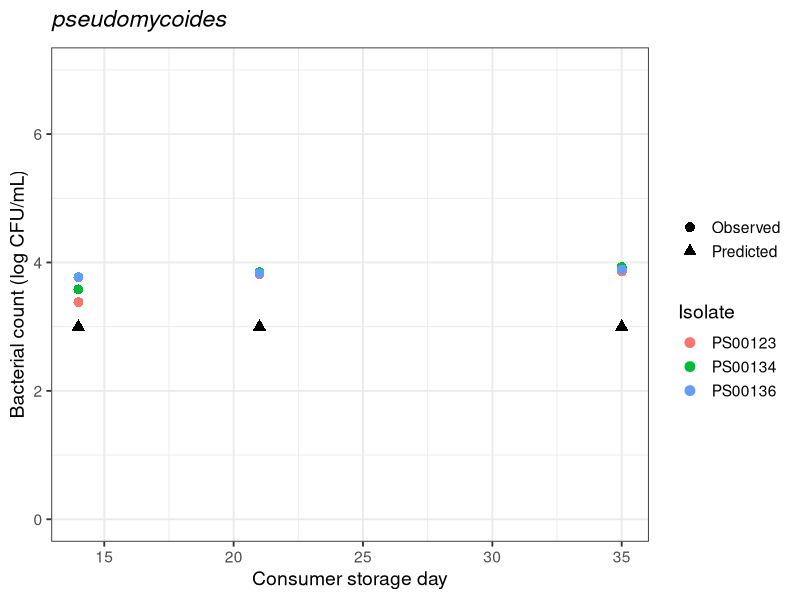
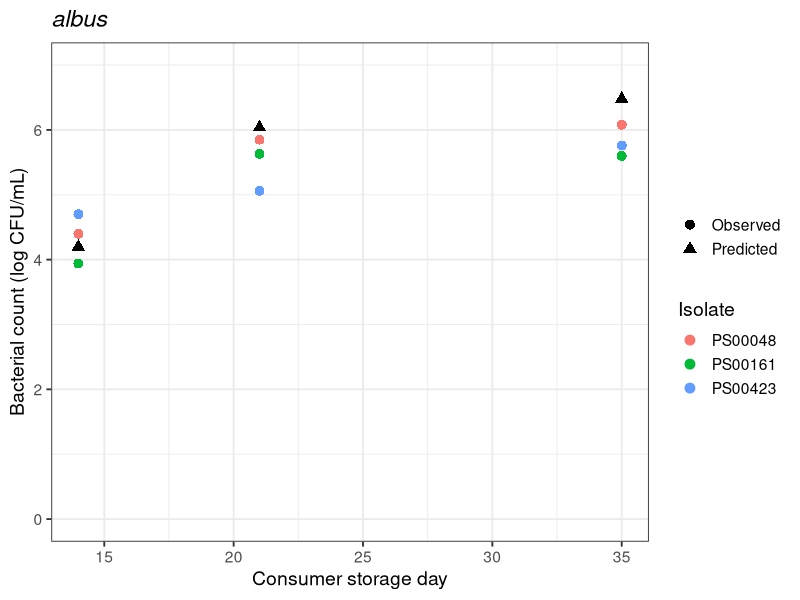
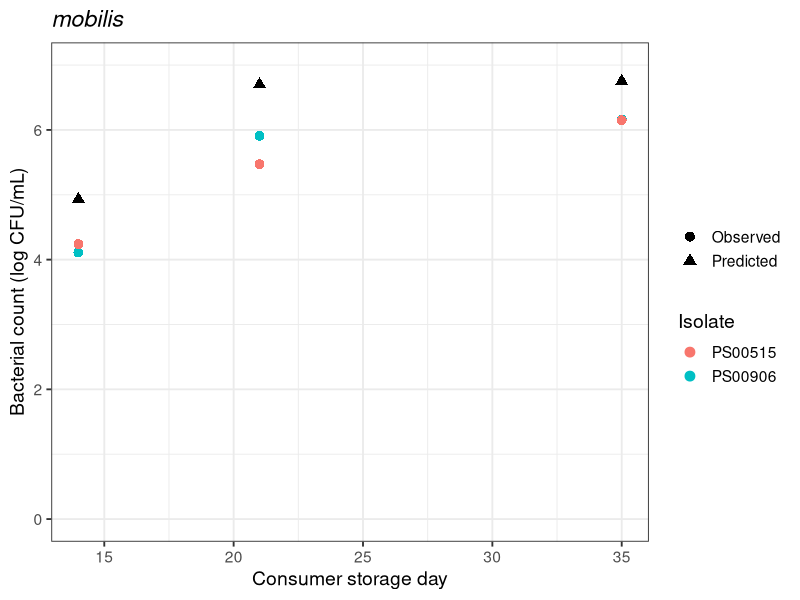
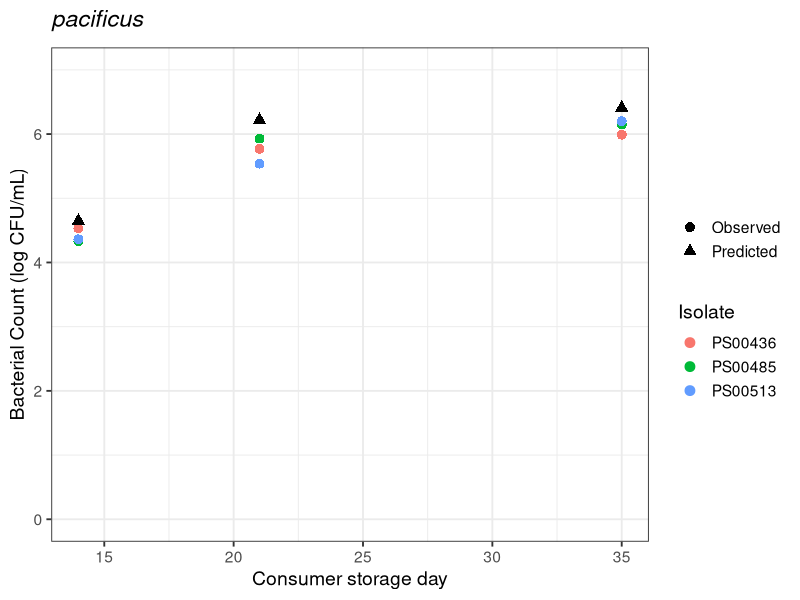
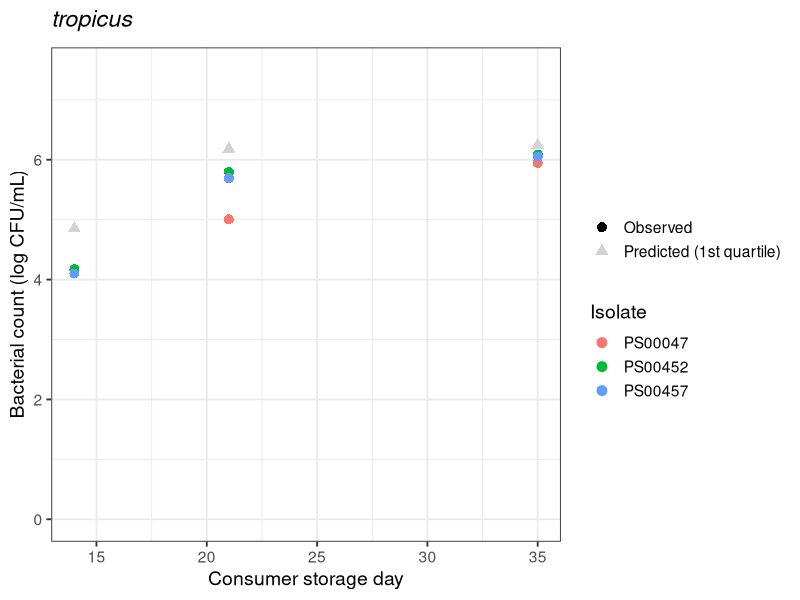
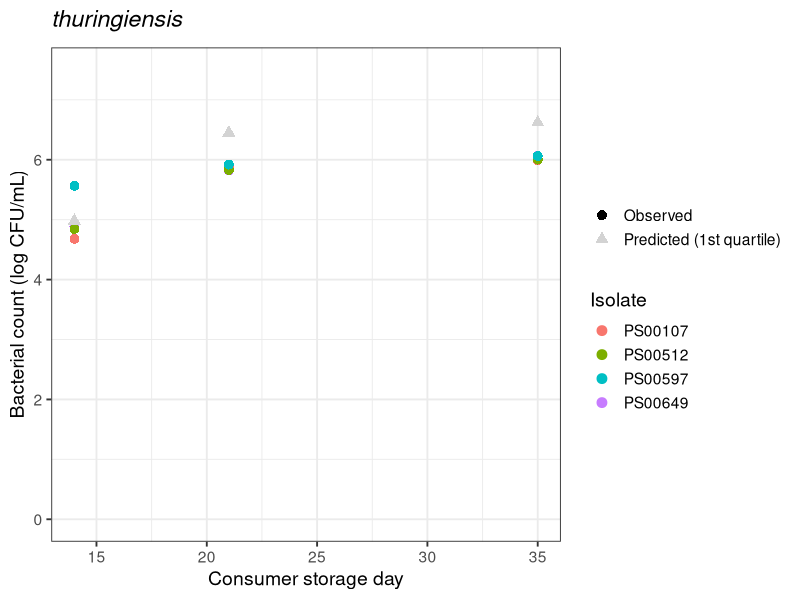
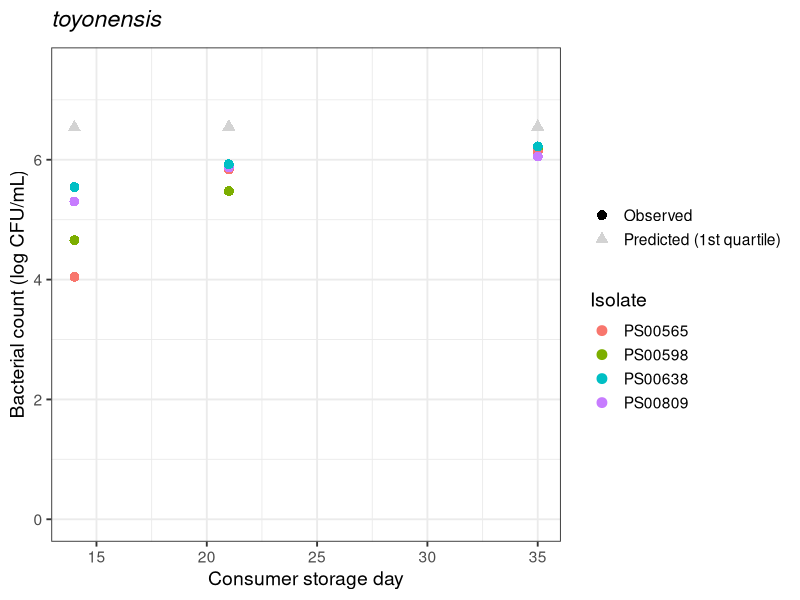
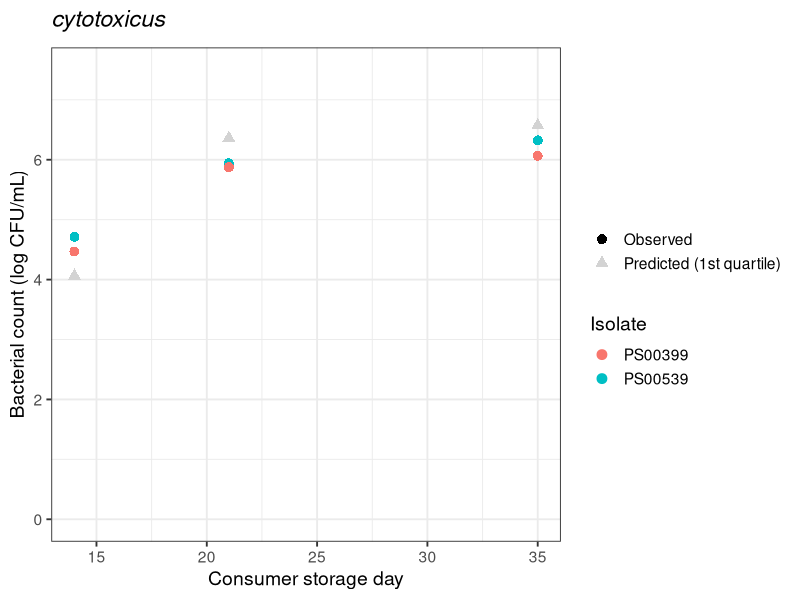

Generate these figures, in order, with R:
library(ggplot2)
library(dplyr)
library(gridExtra)

df = read.csv("Validation dataset_1.csv")
df2 = read.csv("Validation dataset_2.csv")
df3 = read.csv("Validation dataset_3.csv")

# Plots (species with 1 isolate in the database)
p_pseudomycoides <- df %>%
  filter(Closest.Type.Strain == "pseudomycoides") %>%
  ggplot(aes(x = Consumer.storage.day,
             colour = Isolate)) +   # color by isolate
  geom_point(aes(y = Observed.Count, shape = "Observed"), size = 3) +
  geom_point(aes(y = Predicted.Count, shape = "Predicted"), 
             size = 3, colour = "black") +
  scale_shape_manual(values = c("Observed" = 16, "Predicted" = 17)) +
  scale_y_continuous(limits = c(0, 7)) +   
  labs(
    title = expression(italic("pseudomycoides")),
    x = "Consumer storage day",
    y = "Bacterial count (log CFU/mL)",
    colour = "Isolate",
    shape = ""
  ) +
  guides(
    shape = guide_legend(order = 1),
    colour = guide_legend(order = 3),   # isolate colors moved to bottom
    `Predicted points` = guide_legend(order = 2) # predicted colors
  ) +
  theme_bw(base_size = 14)
p_pseudomycoides

p_albus <- df %>%
  filter(Closest.Type.Strain == "albus") %>%
  ggplot(aes(x = Consumer.storage.day,
             colour = Isolate)) +   # color by isolate
  geom_point(aes(y = Observed.Count, shape = "Observed"), size = 3) +
  geom_point(aes(y = Predicted.Count, shape = "Predicted"), 
             size = 3, colour = "black") +
  scale_shape_manual(values = c("Observed" = 16, "Predicted" = 17)) +
  scale_y_continuous(limits = c(0, 7)) +   
  labs(
    title = expression(italic("albus")),
    x = "Consumer storage day",
    y = "Bacterial count (log CFU/mL)",
    colour = "Isolate",
    shape = ""
  ) +
  guides(
    shape = guide_legend(order = 1),
    colour = guide_legend(order = 3),   # isolate colors moved to bottom
    `Predicted points` = guide_legend(order = 2) # predicted colors
    ) +
  theme_bw(base_size = 14)
p_albus

p_mobilis <- df %>%
  filter(Closest.Type.Strain == "mobilis") %>%
  ggplot(aes(x = Consumer.storage.day,
             colour = Isolate)) +   # color by isolate
  geom_point(aes(y = Observed.Count, shape = "Observed"), size = 3) +
  geom_point(aes(y = Predicted.Count, shape = "Predicted"), 
             size = 3, colour = "black") +
  scale_shape_manual(values = c("Observed" = 16, "Predicted" = 17)) +
  scale_y_continuous(limits = c(0, 7)) +   
  labs(
    title = expression(italic("mobilis")),
    x = "Consumer storage day",
    y = "Bacterial count (log CFU/mL)",
    colour = "Isolate",
    shape = ""
  ) +
  guides(
    shape = guide_legend(order = 1),
    colour = guide_legend(order = 3),   # isolate colors moved to bottom
    `Predicted points` = guide_legend(order = 2) # predicted colors
  ) +
  theme_bw(base_size = 14)
p_mobilis

p_pacificus <- df %>%
  filter(Closest.Type.Strain == "pacificus") %>%
  ggplot(aes(x = Consumer.storage.day)) +
  # observed = colored by isolate
  geom_point(aes(y = Observed.Count, colour = Isolate, shape = "Observed"), size = 3) +
  # predicted = black triangles
  geom_point(aes(y = Predicted.Count, shape = "Predicted"),
             size = 3, colour = "black") +
  scale_shape_manual(values = c("Observed" = 16, "Predicted" = 17)) +
  scale_y_continuous(limits = c(0, 7)) +   
  labs(
    title = expression(italic("pacificus")),
    x = "Consumer storage day",
    y = "Bacterial Count (log CFU/mL)",
    colour = "Isolate",
    shape = ""
  ) +
  guides(
    shape = guide_legend(order = 1),
    colour = guide_legend(order = 2)
  ) +
  theme_bw(base_size = 14)
p_pacificus

# Plots (species with 2 isolates in the database)
p_tropicus <- df2 %>%
  filter(Closest.Type.Strain == "tropicus") %>%
  ggplot(aes(x = Consumer.storage.day)) +
  
  # Observed: colored by isolate
  geom_point(aes(y = Observed.Count,
                 colour = Isolate,
                 shape = "Observed"),
             size = 3) +
  
  # Predicted Q1: black triangle
  geom_point(aes(y = Pred_Q1,
                 shape = "Predicted (1st quartile)"),
             size = 3,
             colour = "lightgrey") +
  
  # Shape mapping (all predicted values share same triangle)
  scale_shape_manual(values = c(
    "Observed" = 16,         # solid circle
    "Predicted (1st quartile)" = 17     # triangle
  )) +
  
  scale_y_continuous(limits = c(0, 7.5)) +
  
  labs(
    title = expression(italic("tropicus")),
    x = "Consumer storage day",
    y = "Bacterial count (log CFU/mL)",
    colour = "Isolate",
    shape = ""
  ) +
  guides(
    shape = guide_legend(order = 1),
    colour = guide_legend(order = 3),   # isolate colors moved to bottom
    `Predicted points` = guide_legend(order = 2) # predicted colors
  ) +
  theme_bw(base_size = 14)

p_tropicus

p_thuringiensis <- df2 %>%
  filter(Closest.Type.Strain == "thuringiensis") %>%
  ggplot(aes(x = Consumer.storage.day)) +
  
  # Observed: colored by isolate
  geom_point(aes(y = Observed.Count,
                 colour = Isolate,
                 shape = "Observed"),
             size = 3) +
  
  # Predicted Q1: black triangle
  geom_point(aes(y = Pred_Q1,
                 shape = "Predicted (1st quartile)"),
             size = 3,
             colour = "lightgrey") +
  
  # Shape mapping (all predicted values share same triangle)
  scale_shape_manual(values = c(
    "Observed" = 16,         # solid circle
    "Predicted (1st quartile)" = 17     # triangle
  )) +
  
  scale_y_continuous(limits = c(0, 7.5)) +
  
  labs(
    title = expression(italic("thuringiensis")),
    x = "Consumer storage day",
    y = "Bacterial count (log CFU/mL)",
    colour = "Isolate",
    shape = ""
  ) +
  
  guides(
    shape = guide_legend(order = 1),
    colour = guide_legend(order = 3),   # isolate colors moved to bottom
    `Predicted points` = guide_legend(order = 2) # predicted colors
  ) +
  
  theme_bw(base_size = 14)

p_thuringiensis

p_toyonensis <- df2 %>%
  filter(Closest.Type.Strain == "toyonensis") %>%
  ggplot(aes(x = Consumer.storage.day)) +
  
  # Observed: colored by isolate
  geom_point(aes(y = Observed.Count,
                 colour = Isolate,
                 shape = "Observed"),
             size = 3) +
  
  # Predicted Q1: black triangle
  geom_point(aes(y = Pred_Q1,
                 shape = "Predicted (1st quartile)"),
             size = 3,
             colour = "lightgrey") +
  
  # Shape mapping (all predicted values share same triangle)
  scale_shape_manual(values = c(
    "Observed" = 16,         # solid circle
    "Predicted (1st quartile)" = 17      # triangle
  )) +
  
  scale_y_continuous(limits = c(0, 7.5)) +
  
  labs(
    title = expression(italic("toyonensis")),
    x = "Consumer storage day",
    y = "Bacterial count (log CFU/mL)",
    colour = "Isolate",
    shape = ""
  ) +
  
  guides(
    shape = guide_legend(order = 1),
    colour = guide_legend(order = 3),   # isolate colors moved to bottom
    `Predicted points` = guide_legend(order = 2) # predicted colors
  ) +
  
  theme_bw(base_size = 14)

p_toyonensis

p_cytotoxicus <- df2 %>%
  filter(Closest.Type.Strain == "cytotoxicus") %>%
  ggplot(aes(x = Consumer.storage.day)) +
  
  # Observed: colored by isolate
  geom_point(aes(y = Observed.Count,
                 colour = Isolate,
                 shape = "Observed"),
             size = 3) +
  
  # Predicted Q1: black triangle
  geom_point(aes(y = Pred_Q1,
                 shape = "Predicted (1st quartile)"),
             size = 3,
             colour = "lightgrey") +
  
  # Shape mapping (all predicted values share same triangle)
  scale_shape_manual(values = c(
    "Observed" = 16,         # solid circle
    "Predicted (1st quartile)" = 17      # triangle
  )) +
  
  scale_y_continuous(limits = c(0, 7.5)) +
  
  labs(
    title = expression(italic("cytotoxicus")),
    x = "Consumer storage day",
    y = "Bacterial count (log CFU/mL)",
    colour = "Isolate",
    shape = ""
  ) +
  
  guides(
    shape = guide_legend(order = 1),
    colour = guide_legend(order = 3),   # isolate colors moved to bottom
    `Predicted points` = guide_legend(order = 2) # predicted colors
  ) +
  
  theme_bw(base_size = 14)

p_cytotoxicus

p_cereus <- df3 %>%
  filter(Closest.Type.Strain == "cereus") %>%
  ggplot(aes(x = Consumer.storage.day)) +
  
  # Observed: colored by isolate
  geom_point(aes(y = Observed.Count,
                 colour = Isolate,
                 shape = "Observed"),
             size = 3) +
  
  # Predicted Q1: black triangle
  geom_point(aes(y = Pred_Q1,
                 shape = "Predicted (1st quartile)"),
             size = 3,
             colour = "lightgrey") +
  
  # Shape mapping (all predicted values share same triangle)
  scale_shape_manual(values = c(
    "Observed" = 16,         # solid circle
    "Predicted (1st quartile)" = 17    # triangle
  )) +
  
  scale_y_continuous(limits = c(0, 7)) +
  
  labs(
    title = expression(italic("cereus")),
    x = "Consumer storage day",
    y = "Bacterial count (log CFU/mL)",
    colour = "Isolate",
    shape = ""
  ) +
  
  guides(
    shape = guide_legend(order = 1),
    colour = guide_legend(order = 3),   # isolate colors moved to bottom
    `Predicted points` = guide_legend(order = 2) # predicted colors
  ) +
  
  theme_bw(base_size = 14)

p_cereus

library(gridExtra)
grid.arrange(p_pseudomycoides,p_albus,p_mobilis,p_pacificus, ncol = 2)
grid.arrange(p_tropicus,p_thuringiensis,p_toyonensis,p_cytotoxicus, ncol = 2)
